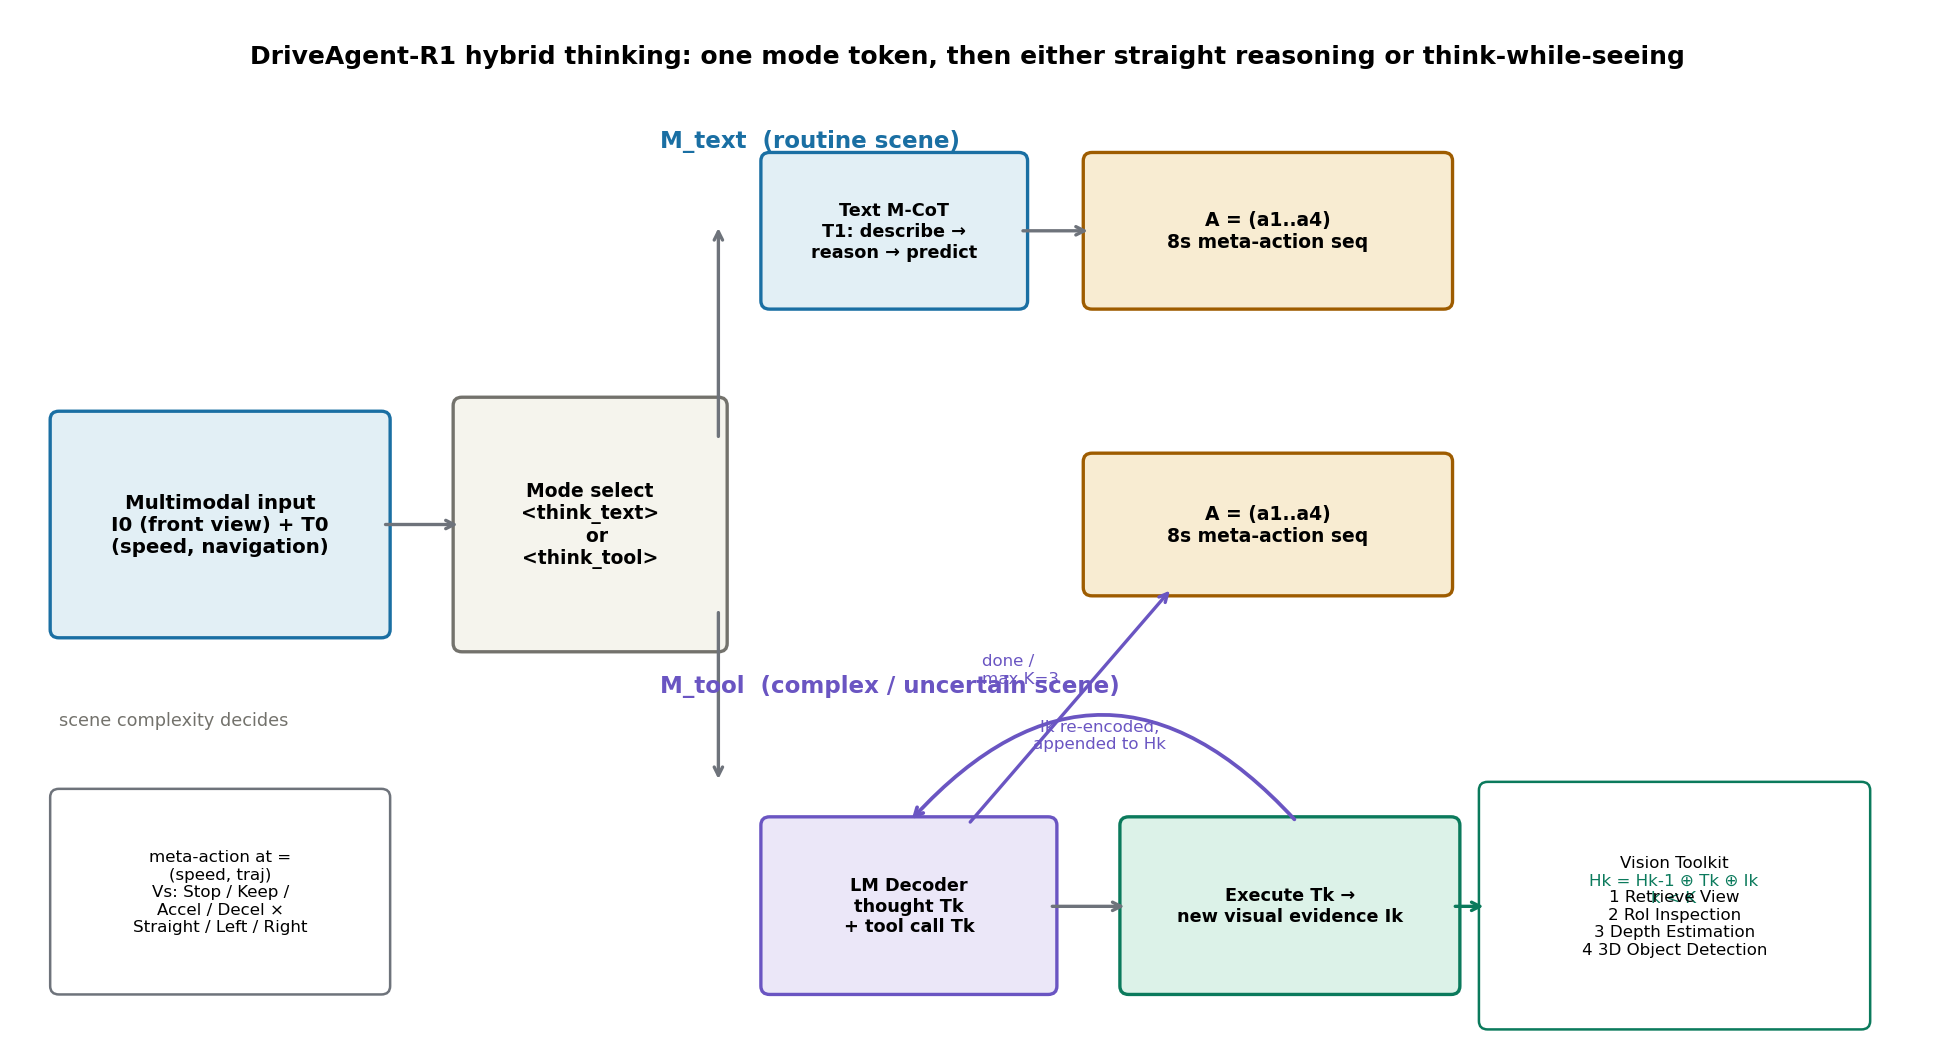

Reproduce this figure in Python.
# -*- coding: utf-8 -*-
"""fig-hybrid-thinking.py: DriveAgent-R1 hybrid-thinking architecture.
Top path: M_text (efficient text-only reasoning). Bottom path: M_tool
(active perception: interleave thoughts with tool calls into the Vision Toolkit).
One idea per figure: the agent first picks a thinking mode, then either goes
straight to actions or loops through evidence gathering.
"""
import matplotlib
matplotlib.use("Agg")
import matplotlib.pyplot as plt
import matplotlib.patches as mpatches

plt.rcParams["font.family"] = "sans-serif"
plt.rcParams["font.sans-serif"] = ["DejaVu Sans"]
plt.rcParams["axes.unicode_minus"] = False

IN, OUT, OP, ALT, WIRE = "#1a6fa3", "#9e5c00", "#0b7a5c", "#6a55c2", "#6e737b"
IN_F, OUT_F, OP_F, ALT_F = "#e2eff5", "#f8ecd2", "#dcf2e8", "#ebe7f8"

fig, ax = plt.subplots(figsize=(13, 7.2))
ax.set_xlim(0, 13); ax.set_ylim(0, 7.4); ax.axis("off")

def box(x, y, w, h, face, edge, txt, fs=9.5, tcol="black", lw=1.6, ls="-"):
    r = mpatches.FancyBboxPatch((x, y), w, h, boxstyle="round,pad=0.06",
                                facecolor=face, edgecolor=edge, linewidth=lw, linestyle=ls)
    ax.add_patch(r)
    ax.text(x + w/2, y + h/2, txt, ha="center", va="center", fontsize=fs,
            color=tcol, weight="bold" if lw >= 1.6 else "normal", zorder=5)

def arrow(x1, y1, x2, y2, c=WIRE, w=1.6):
    ax.annotate("", xy=(x2, y2), xytext=(x1, y1),
                arrowprops=dict(arrowstyle="->", color=c, lw=w))

# ---- input block ----
box(0.3, 3.0, 2.2, 1.5, IN_F, IN, "Multimodal input\nI0 (front view) + T0\n(speed, navigation)")
arrow(2.5, 3.75, 3.05, 3.75)

# ---- mode selector ----
box(3.05, 2.9, 1.75, 1.7, "#f5f4ed", "#73726c",
    "Mode select\n<think_text>\n  or\n<think_tool>", fs=9)
arrow(4.8, 4.35, 4.8, 5.9); arrow(4.8, 3.15, 4.8, 1.9)

# ---- top: M_text path ----
ax.text(4.4, 6.45, "M_text  (routine scene)", fontsize=11, color=IN, weight="bold")
box(5.15, 5.35, 1.7, 1.0, IN_F, IN, "Text M-CoT\nT1: describe →\nreason → predict", fs=8.5)
arrow(6.85, 5.85, 7.35, 5.85)
box(7.35, 5.35, 2.4, 1.0, OUT_F, OUT, "A = (a1..a4)\n8s meta-action seq", fs=9)

# ---- bottom: M_tool path ----
ax.text(4.4, 2.55, "M_tool  (complex / uncertain scene)", fontsize=11, color=ALT, weight="bold")
box(5.15, 0.45, 1.9, 1.15, ALT_F, ALT, "LM Decoder\nthought Tk\n+ tool call Tk", fs=8.5)
arrow(7.05, 1.02, 7.6, 1.02)
box(7.6, 0.45, 2.2, 1.15, OP_F, OP, "Execute Tk →\nnew visual evidence Ik", fs=8.5)
# vision toolkit strip
box(10.05, 0.2, 2.55, 1.65, "#ffffff", OP,
    "Vision Toolkit\n\n1 Retrieve View\n2 RoI Inspection\n3 Depth Estimation\n4 3D Object Detection", fs=8, lw=1.2)
# loop back arrow: Ik -> LM decoder
ax.annotate("", xy=(6.1, 1.62), xytext=(8.75, 1.62),
            arrowprops=dict(arrowstyle="->", color=ALT, lw=1.8,
                            connectionstyle="arc3,rad=0.55"))
ax.text(7.4, 2.15, "Ik re-encoded,\nappended to Hk", fontsize=8, color=ALT, ha="center")
arrow(9.8, 1.02, 10.05, 1.02, c=OP)
ax.text(11.32, 1.05, "Hk = Hk-1 ⊕ Tk ⊕ Ik\nk < K", fontsize=8, color=OP, ha="center")
# exit to actions
box(7.35, 3.3, 2.4, 0.9, OUT_F, OUT, "A = (a1..a4)\n8s meta-action seq", fs=9)
arrow(6.5, 1.6, 7.9, 3.3, c=ALT)
ax.text(6.6, 2.62, "done /\nmax K=3", fontsize=8, color=ALT)

# ---- meta action legend ----
box(0.3, 0.45, 2.2, 1.35, "#ffffff", WIRE,
    "meta-action at =\n(speed, traj)\nVs: Stop / Keep /\nAccel / Decel ×\nStraight / Left / Right", fs=8, lw=1.2)

ax.text(6.5, 7.05, "DriveAgent-R1 hybrid thinking: one mode token, then either straight reasoning or think-while-seeing",
        fontsize=12, weight="bold", ha="center")
ax.text(0.3, 2.32, "scene complexity decides", fontsize=8.5, color="#73726c")

fig.tight_layout()
fig.savefig("/home/hatch/workspace/your_files/paper-xray-100/papers/071-Agent-driveagent-r1/fig-hybrid-thinking.png",
            dpi=150, bbox_inches="tight")
print("saved")
